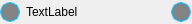
<?xml version="1.0" encoding="UTF-8"?>
<ui version="4.0">
 <class>Form</class>
 <widget class="QWidget" name="Form">
  <property name="geometry">
   <rect>
    <x>0</x>
    <y>0</y>
    <width>192</width>
    <height>24</height>
   </rect>
  </property>
  <property name="windowTitle">
   <string>Form</string>
  </property>
  <widget class="QWidget" name="horizontalLayoutWidget">
   <property name="geometry">
    <rect>
     <x>0</x>
     <y>0</y>
     <width>191</width>
     <height>24</height>
    </rect>
   </property>
   <layout class="QHBoxLayout" name="horizontalLayout">
    <item>
     <widget class="QWidget" name="widget" native="true">
      <property name="sizePolicy">
       <sizepolicy hsizetype="Minimum" vsizetype="Maximum">
        <horstretch>0</horstretch>
        <verstretch>0</verstretch>
       </sizepolicy>
      </property>
      <property name="minimumSize">
       <size>
        <width>20</width>
        <height>20</height>
       </size>
      </property>
      <property name="maximumSize">
       <size>
        <width>20</width>
        <height>20</height>
       </size>
      </property>
      <property name="styleSheet">
       <string notr="true">background-color: rgb(132, 132, 132);
border: 2px solid rgba(0, 170, 230, 128);
border-radius: 10px</string>
      </property>
     </widget>
    </item>
    <item>
     <widget class="QLabel" name="label">
      <property name="text">
       <string>TextLabel</string>
      </property>
     </widget>
    </item>
    <item>
     <widget class="QWidget" name="widget_2" native="true">
      <property name="sizePolicy">
       <sizepolicy hsizetype="Minimum" vsizetype="Maximum">
        <horstretch>0</horstretch>
        <verstretch>0</verstretch>
       </sizepolicy>
      </property>
      <property name="minimumSize">
       <size>
        <width>20</width>
        <height>20</height>
       </size>
      </property>
      <property name="maximumSize">
       <size>
        <width>20</width>
        <height>20</height>
       </size>
      </property>
      <property name="styleSheet">
       <string notr="true">background-color: rgb(132, 132, 132);
border: 2px solid rgba(0, 170, 230, 128);
border-radius: 10px</string>
      </property>
     </widget>
    </item>
   </layout>
  </widget>
 </widget>
 <resources/>
 <connections/>
</ui>
